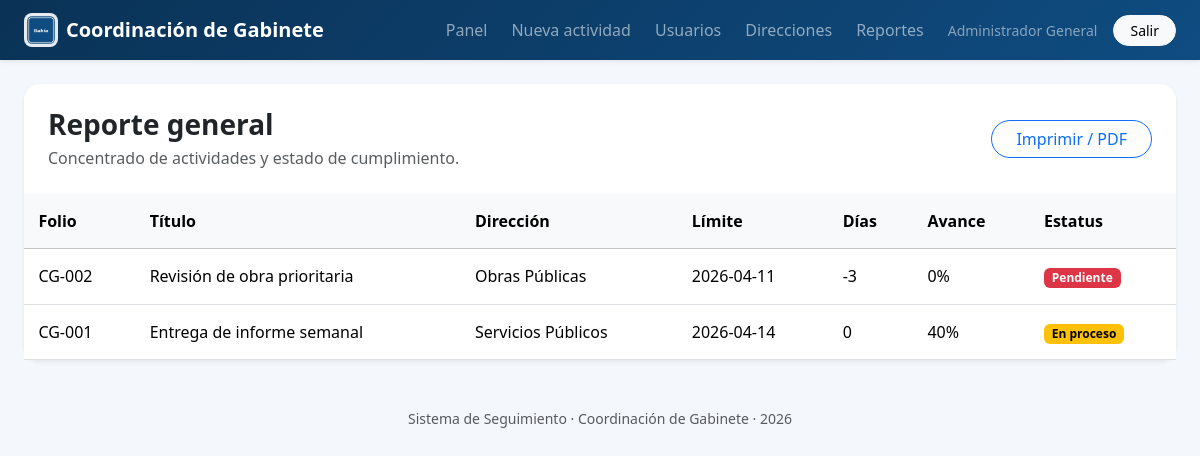
The app's page /reports (signed in) with its own data.
### tables this page shows
CREATE TABLE activities (
            id INTEGER PRIMARY KEY AUTOINCREMENT,
            folio TEXT NOT NULL UNIQUE,
            title TEXT NOT NULL,
            description TEXT,
            direction_id INTEGER NOT NULL,
            created_by INTEGER NOT NULL,
            assigned_date TEXT NOT NULL,
            due_date TEXT NOT NULL,
            priority TEXT NOT NULL CHECK(priority IN ('Alta', 'Media', 'Baja')),
            status TEXT NOT NULL CHECK(status IN ('Pendiente', 'En proceso', 'Concluida', 'Vencida')),
            progress INTEGER NOT NULL DEFAULT 0,
            observations TEXT,
            created_at TEXT NOT NULL,
            updated_at TEXT NOT NULL,
            FOREIGN KEY (direction_id) REFERENCES directions(id),
            FOREIGN KEY (created_by) REFERENCES users(id)
        );

CREATE TABLE directions (
            id INTEGER PRIMARY KEY AUTOINCREMENT,
            name TEXT NOT NULL UNIQUE,
            responsible_name TEXT,
            email TEXT,
            created_at TEXT NOT NULL
        );

### app.py (the view, shortened to what this page needs)
@app.route("/reports")
@login_required
def reports():
    refresh_overdue_statuses()
    conn = get_db()
    if session.get("role") == "admin":
        rows = conn.execute(
            """
            SELECT a.*, d.name AS direction_name
            FROM activities a
            JOIN directions d ON d.id = a.direction_id
            ORDER BY d.name, a.due_date
            """
        ).fetchall()
    conn.close()
    return render_template(
        "reports.html", rows=rows, days_remaining=days_remaining, status_color=status_color
    )

### app.py (called while the page is built)
def get_db():
    conn = sqlite3.connect(DB_PATH)
    conn.row_factory = sqlite3.Row
    return conn

def now_iso():
    return datetime.now().strftime("%Y-%m-%d %H:%M:%S")

def login_required(view):
    @wraps(view)
    def wrapped(*args, **kwargs):
        if "user_id" not in session:
            flash("Debes iniciar sesión.", "warning")
            return redirect(url_for("login"))
        return view(*args, **kwargs)
    return wrapped

def status_color(activity):
    remaining = days_remaining(activity["due_date"])
    if activity["status"] == "Concluida":
        return "success"
    if remaining < 0:
        return "danger"
    if remaining <= 3:
        return "warning"
    return "primary"

def days_remaining(due_date_str):
    due = datetime.strptime(due_date_str, "%Y-%m-%d").date()
    return (due - date.today()).days

def normalize_activity_status(progress, due_date_str):
    if progress >= 100:
        return "Concluida"
    if days_remaining(due_date_str) < 0:
        return "Vencida"
    if progress > 0:
        return "En proceso"
    return "Pendiente"

def refresh_overdue_statuses():
    conn = get_db()
    rows = conn.execute("SELECT id, progress, due_date FROM activities").fetchall()
    for row in rows:
        status = normalize_activity_status(row["progress"], row["due_date"])
        conn.execute(
            "UPDATE activities SET status = ?, updated_at = ? WHERE id = ?",
            (status, now_iso(), row["id"]),
        )
    conn.commit()
    conn.close()

@app.context_processor
def inject_globals():
    return {
        "session": session,
        "current_year": datetime.now().year,
    }

### templates/reports.html (shortened to what this page needs)
{% extends 'base.html' %}
{% block content %}
<div class="card border-0 shadow-sm rounded-4">
  <div class="card-body p-0">
    <div class="p-4 d-flex justify-content-between align-items-center gap-2 flex-wrap">
      <div>
        <h1 class="h3 fw-bold mb-1">Reporte general</h1>
        <p class="text-muted mb-0">Concentrado de actividades y estado de cumplimiento.</p>
      </div>
      <button class="btn btn-outline-primary rounded-pill px-4" onclick="window.print()">Imprimir / PDF</button>
    </div>
    <div class="table-responsive">
      <table class="table mb-0 align-middle">
        <thead class="table-light">
          <tr>
            <th>Folio</th>
            <th>Título</th>
            <th>Dirección</th>
            <th>Límite</th>
            <th>Días</th>
            <th>Avance</th>
            <th>Estatus</th>
          </tr>
        </thead>
        <tbody>
          {% for row in rows %}
          <tr>
            <td>{{ row.folio }}</td>
            <td>{{ row.title }}</td>
            <td>{{ row.direction_name }}</td>
            <td>{{ row.due_date }}</td>
            <td>{{ days_remaining(row.due_date) }}</td>
            <td>{{ row.progress }}%</td>
            <td><span class="badge text-bg-{{ status_color(row) }}">{{ row.status }}</span></td>
          </tr>
          {% else %}
          <tr><td colspan="7" class="text-center py-4 text-muted">Sin registros.</td></tr>
          {% endfor %}
        </tbody>
      </table>
    </div>
  </div>
</div>
{% endblock %}

### static/style.css (style rules this page uses)
:root { --brand: #0f4c81; --brand-dark: #0a3256; --light-bg: #f4f7fb; }
body { background: var(--light-bg); color: #1f2937; }
.table > :not(caption) > * > * { padding: .95rem .9rem; }

### records on screen
activities: folio "CG-002", title "Revisión de obra prioritaria", direction_name "Obras Públicas", due_date "2026-04-11", due_date "-3", progress "0", status "Pendiente"
activities: folio "CG-001", title "Entrega de informe semanal", direction_name "Servicios Públicos", due_date "2026-04-14", due_date "0", progress "40", status "En proceso"

### other values on screen
{{ session.full_name }} "Administrador General"
